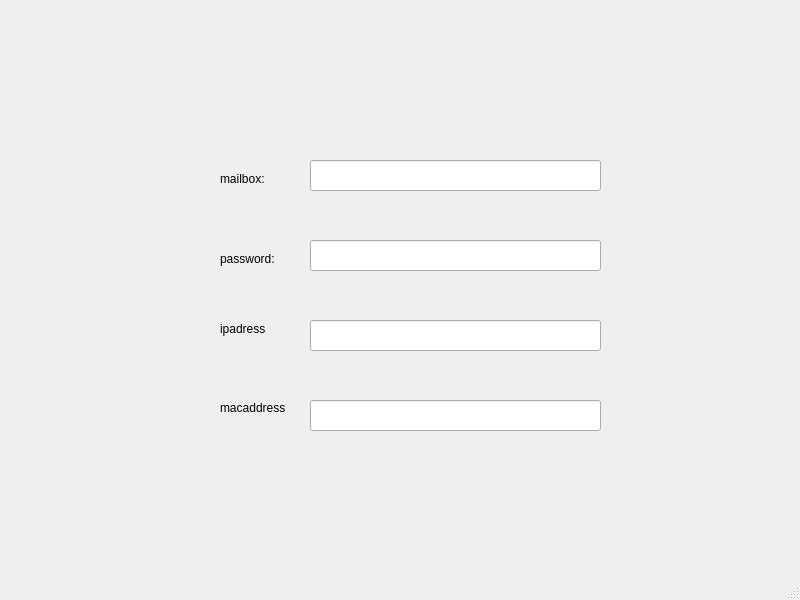
<?xml version="1.0" encoding="UTF-8"?>
<ui version="4.0">
 <class>MainWindow</class>
 <widget class="QMainWindow" name="MainWindow">
  <property name="geometry">
   <rect>
    <x>0</x>
    <y>0</y>
    <width>800</width>
    <height>600</height>
   </rect>
  </property>
  <property name="windowTitle">
   <string>MainWindow</string>
  </property>
  <widget class="QWidget" name="centralwidget">
   <widget class="QLineEdit" name="mailp">
    <property name="geometry">
     <rect>
      <x>310</x>
      <y>160</y>
      <width>291</width>
      <height>31</height>
     </rect>
    </property>
   </widget>
   <widget class="QLabel" name="pmailbox">
    <property name="geometry">
     <rect>
      <x>220</x>
      <y>170</y>
      <width>67</width>
      <height>17</height>
     </rect>
    </property>
    <property name="text">
     <string>mailbox:</string>
    </property>
   </widget>
   <widget class="QLabel" name="password">
    <property name="geometry">
     <rect>
      <x>220</x>
      <y>250</y>
      <width>67</width>
      <height>17</height>
     </rect>
    </property>
    <property name="text">
     <string>password:</string>
    </property>
   </widget>
   <widget class="QLineEdit" name="passpp">
    <property name="geometry">
     <rect>
      <x>310</x>
      <y>240</y>
      <width>291</width>
      <height>31</height>
     </rect>
    </property>
   </widget>
   <widget class="QLineEdit" name="ipadrpp">
    <property name="geometry">
     <rect>
      <x>310</x>
      <y>320</y>
      <width>291</width>
      <height>31</height>
     </rect>
    </property>
   </widget>
   <widget class="QLabel" name="iplabel">
    <property name="geometry">
     <rect>
      <x>220</x>
      <y>320</y>
      <width>67</width>
      <height>17</height>
     </rect>
    </property>
    <property name="text">
     <string>ipadress</string>
    </property>
   </widget>
   <widget class="QLineEdit" name="macp">
    <property name="geometry">
     <rect>
      <x>310</x>
      <y>400</y>
      <width>291</width>
      <height>31</height>
     </rect>
    </property>
   </widget>
   <widget class="QLabel" name="macaddress">
    <property name="geometry">
     <rect>
      <x>220</x>
      <y>400</y>
      <width>81</width>
      <height>16</height>
     </rect>
    </property>
    <property name="text">
     <string>macaddress</string>
    </property>
   </widget>
  </widget>
  <widget class="QMenuBar" name="menubar">
   <property name="geometry">
    <rect>
     <x>0</x>
     <y>0</y>
     <width>800</width>
     <height>28</height>
    </rect>
   </property>
  </widget>
  <widget class="QStatusBar" name="statusbar"/>
 </widget>
 <resources/>
 <connections/>
</ui>
